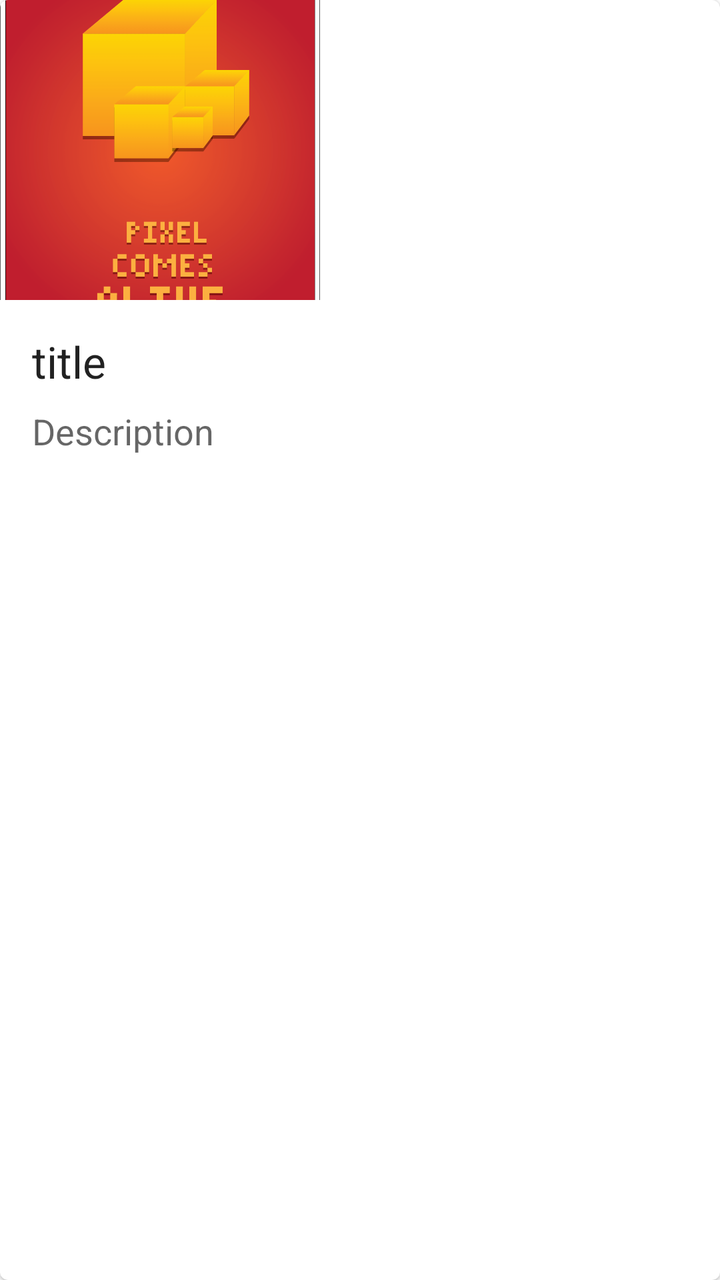
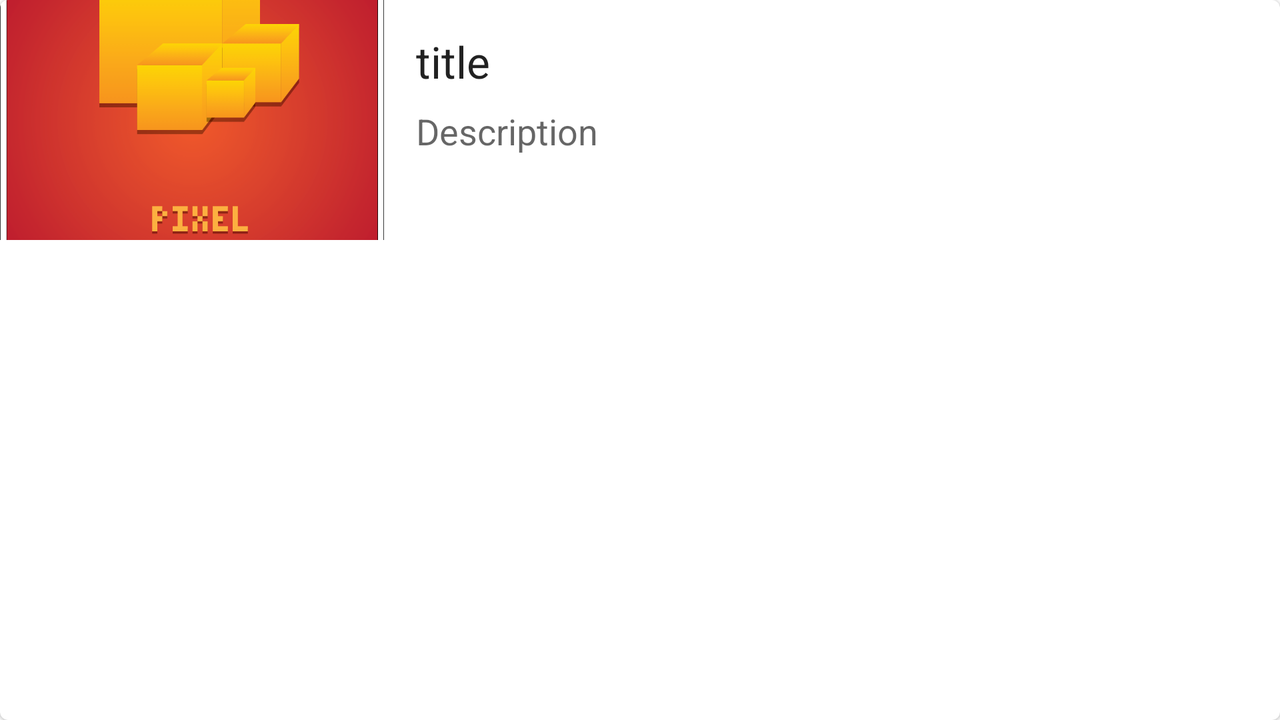

The same Android screen from two of the app's own layout files: first res/layout/ as a phone draws it, then the author's variant for another configuration, drawn on a device whose configuration selects that folder. Both files follow.
<!-- AndroidManifest.xml: application theme AppTheme -->
<!-- res/layout/sastra_item.xml -->
<?xml version="1.0" encoding="utf-8"?>
<com.google.android.material.card.MaterialCardView xmlns:android="http://schemas.android.com/apk/res/android"
    xmlns:app="http://schemas.android.com/apk/res-auto"
    android:id="@+id/card"
    android:layout_width="match_parent"
    android:layout_height="match_parent"
    android:layout_margin="8dp">

    <LinearLayout
        android:layout_width="160dp"
        android:layout_height="wrap_content"
        android:orientation="vertical">

        
        <ImageView
            android:id="@+id/cover_image"
            android:layout_width="match_parent"
            android:layout_height="150dp"
            android:contentDescription="tes123"
            android:scaleType="centerCrop"
            app:srcCompat="@drawable/mediatest" />

        <LinearLayout
            android:layout_width="match_parent"
            android:layout_height="wrap_content"
            android:orientation="vertical"
            android:padding="16dp">

            
            <TextView
                android:id="@+id/sastra_title"
                android:layout_width="wrap_content"
                android:layout_height="wrap_content"
                android:text="title"
                android:textAppearance="@style/TextAppearance.AppCompat.Large" />

            <TextView
                android:id="@+id/sastra_summary"
                android:layout_width="wrap_content"
                android:layout_height="wrap_content"
                android:layout_marginTop="8dp"
                android:text="Description"
                android:textAppearance="@style/TextAppearance.AppCompat.Medium"
                android:textColor="?android:attr/textColorSecondary" />

        </LinearLayout>
    </LinearLayout>

</com.google.android.material.card.MaterialCardView>
<!-- resources referenced by this layout -->
<resources>
  <!-- drawable mediatest: png bitmap (drawable-v24, 67131 bytes) -->
  <style name="AppTheme" parent="Theme.MaterialComponents.Light">
          
      </style>
</resources>
<!-- res/layout-land/sastra_item.xml (the author's variant of the layout above) -->
<!-- drawn on the phone turned sideways -->
<?xml version="1.0" encoding="utf-8"?>
<com.google.android.material.card.MaterialCardView xmlns:android="http://schemas.android.com/apk/res/android"
    xmlns:app="http://schemas.android.com/apk/res-auto"
    android:id="@+id/card"
    android:layout_width="match_parent"
    android:layout_height="120dp"
    android:layout_margin="8dp">

    <LinearLayout
        android:layout_width="match_parent"
        android:layout_height="wrap_content"
        android:orientation="horizontal">

        

        <LinearLayout
            android:layout_width="0dp"
            android:layout_height="wrap_content"
            android:layout_weight="0.3"
            android:orientation="vertical"
            android:weightSum="1">\

            <ImageView
                android:id="@+id/cover_image"
                android:layout_width="wrap_content"
                android:layout_height="120dp"
                android:contentDescription="tes123"
                android:scaleType="centerCrop"
                app:srcCompat="@drawable/mediatest" />
        </LinearLayout>

        <LinearLayout
            android:layout_width="0dp"
            android:layout_height="wrap_content"
            android:layout_weight="0.7"
            android:orientation="vertical"
            android:padding="16dp">

            
            <TextView
                android:id="@+id/sastra_title"
                android:layout_width="wrap_content"
                android:layout_height="wrap_content"
                android:text="title"
                android:textAppearance="@style/TextAppearance.AppCompat.Large" />

            <TextView
                android:id="@+id/sastra_summary"
                android:layout_width="wrap_content"
                android:layout_height="wrap_content"
                android:layout_marginTop="8dp"
                android:text="Description"
                android:textAppearance="@style/TextAppearance.AppCompat.Medium"
                android:textColor="?android:attr/textColorSecondary" />

        </LinearLayout>
    </LinearLayout>

</com.google.android.material.card.MaterialCardView>
